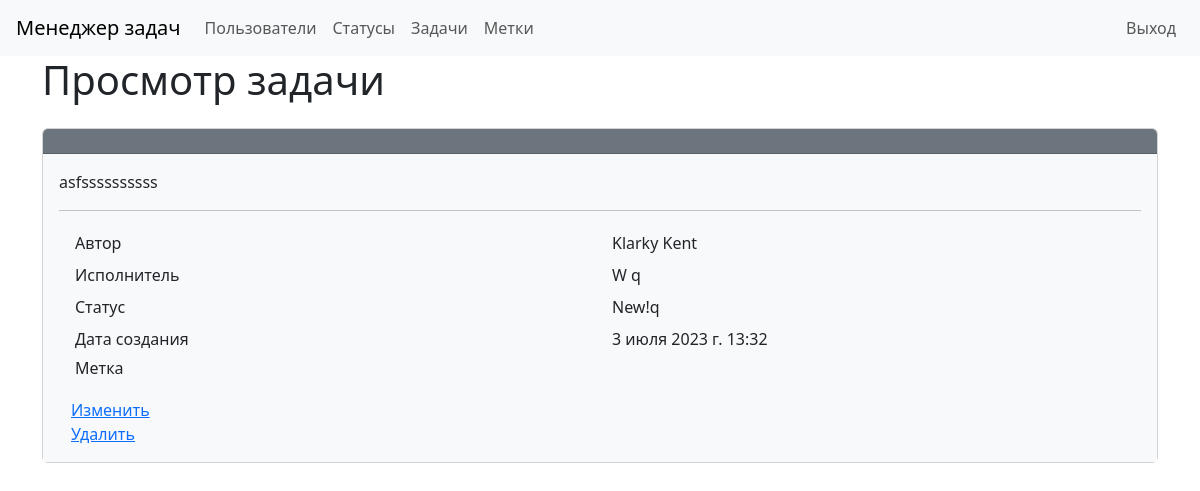
Before: /tasks/2 (signed in) with the older database file.
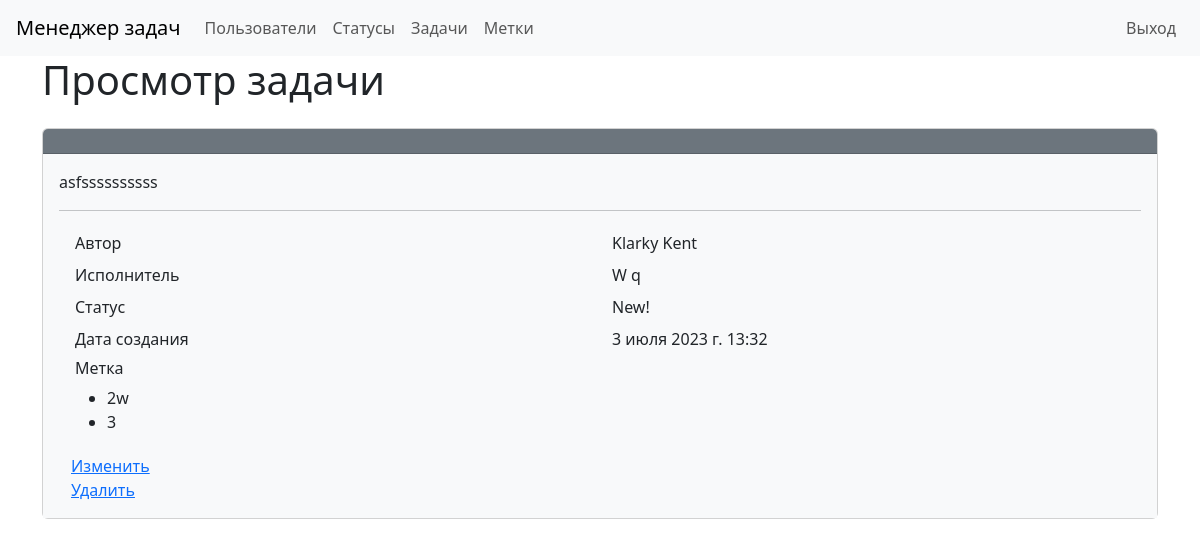
After: the same page with the newer database file.
### task_manager/tasks/models.py (models this page shows, shortened)
class TasksModel(models.Model):
    name = models.CharField(max_length=100)
    description = models.TextField()
    timestamp = models.DateTimeField(auto_now_add=True)
    status = models.ForeignKey(StatusModel, on_delete=models.PROTECT,
                               related_name='status_id')
    author = models.ForeignKey(User, on_delete=models.PROTECT,
                               related_name='author_id')
    executor = models.ForeignKey(User, on_delete=models.PROTECT,
                                 related_name='executor_id', null=True)
    labels = models.ManyToManyField(LabelModel)

### task_manager/statuses/models.py (models this page shows)
class StatusModel(models.Model):
    name = models.CharField(
        max_length=100, unique=True,
        error_messages={'unique': "Это имя уже существует."})
    timestamp = models.DateTimeField(auto_now_add=True)
    def __str__(self):
        return self.name

### task_manager/labels/models.py (models this page shows)
class LabelModel(models.Model):
    name = models.CharField(max_length=100)
    timestamp = models.DateTimeField(auto_now_add=True)
    def __str__(self):
        return self.name

### task_manager/tasks/views.py (the view)
class TaskView(AppLoginMixin, DetailView):
    template_name = 'tasks/task_view.html'
    model = TasksModel

### task_manager/tasks/templates/tasks/task_view.html (shortened to what this page needs)
{% extends "base.html" %}
{% load i18n %}
{% block main %}
<h1 class="mb-4">{% trans "Task view" %}</h1>
<div class="card">
    <div class="card-header bg-secondary text-white">
    </div>
    <div class="card-body bg-light">
        <p>
            {% if object.description %}
                {{ object.description }}
            {%  endif %}
        </p>
        <hr>
        <div class="container">
            <div class="row p-1">
                <div class="col">
                    {% trans "Author" %}
                </div>
                <div class="col">
                    {{ object.author.first_name }} {{ object.author.last_name }}
                </div>
            </div>
            <div class="row p-1">
                <div class="col">
                    {% trans "Executor" %}
                </div>
                <div class="col">
                    {% if object.executor %}
                        {{ object.executor.first_name }} {{ object.executor.last_name }}
                    {%  endif %}
                </div>
            </div>
            <div class="row p-1">
                <div class="col">
                    {% trans "Status" %}
                </div>
                <div class="col">
                    {{ object.status }}
                </div>
            </div>
            <div class="row p-1">
                <div class="col">
                    {% trans "Create at" %}
                </div>
                <div class="col">
                    {{ object.timestamp }}
                </div>
            </div>
            <div class="row p-1">
                <div class="col">
                    <h6>{% trans "label" %}</h6>
                    <ul>
                        {% for label in object.labels.all %}
                        <li>{{ label }}</li>
                        {% endfor %}
                    </ul>
                </div>
            </div>
            <div>
                <a href="{% url 'update_task' pk=object.id %}">{% trans "Update" %}</a>
                <br>
                <a href="{% url 'delete_task' pk=object.id %}">{% trans "Delete" %}</a>
            </div>
        </div>
    </div>
</div>
{% endblock %}

Changed rows visible on the page:
changed TasksModel "asfssssssssss": status "New!q" → "New!"
now on this page (row unchanged): LabelModel: name "2w"
now on this page (row unchanged): LabelModel: name "3"
